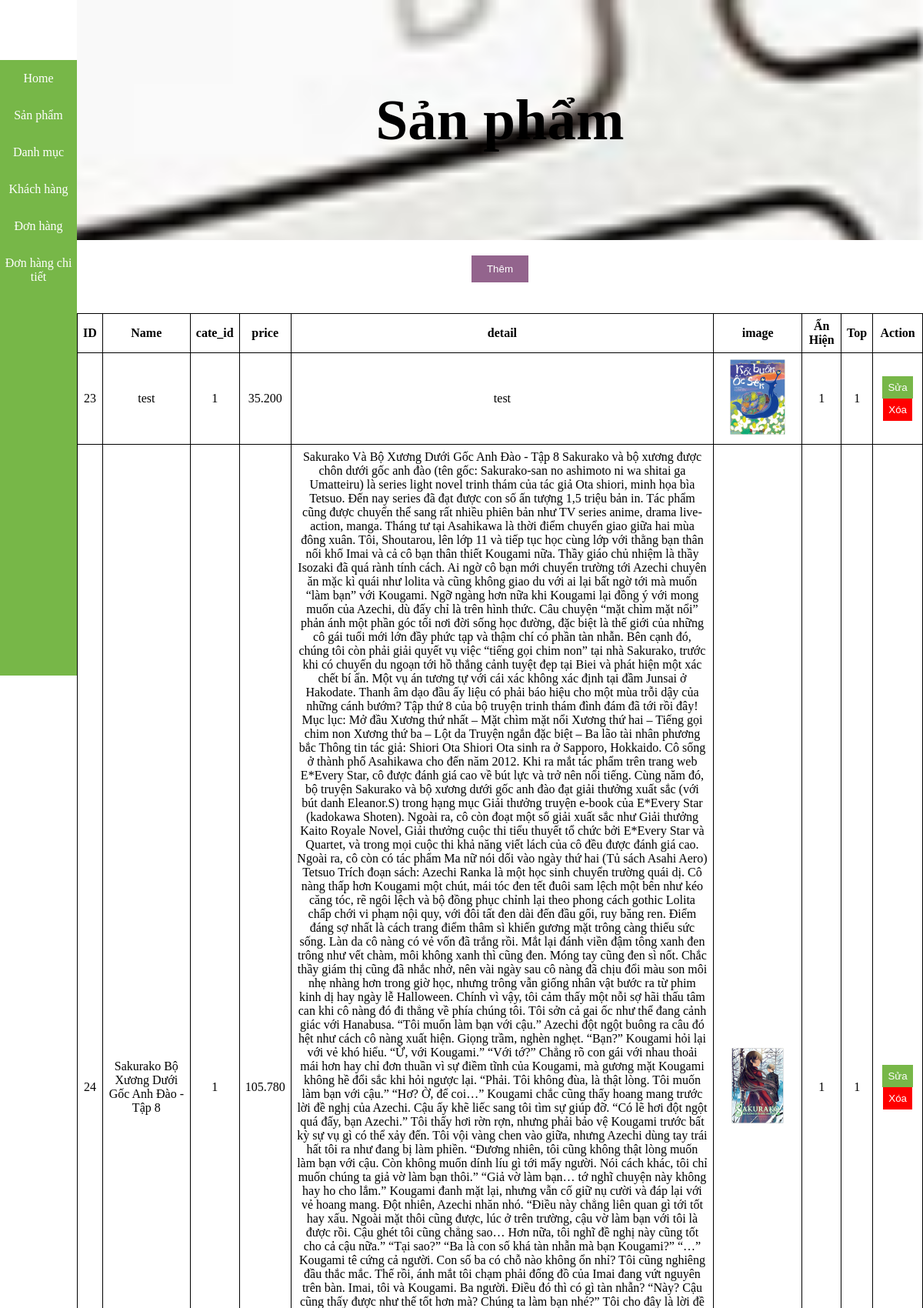
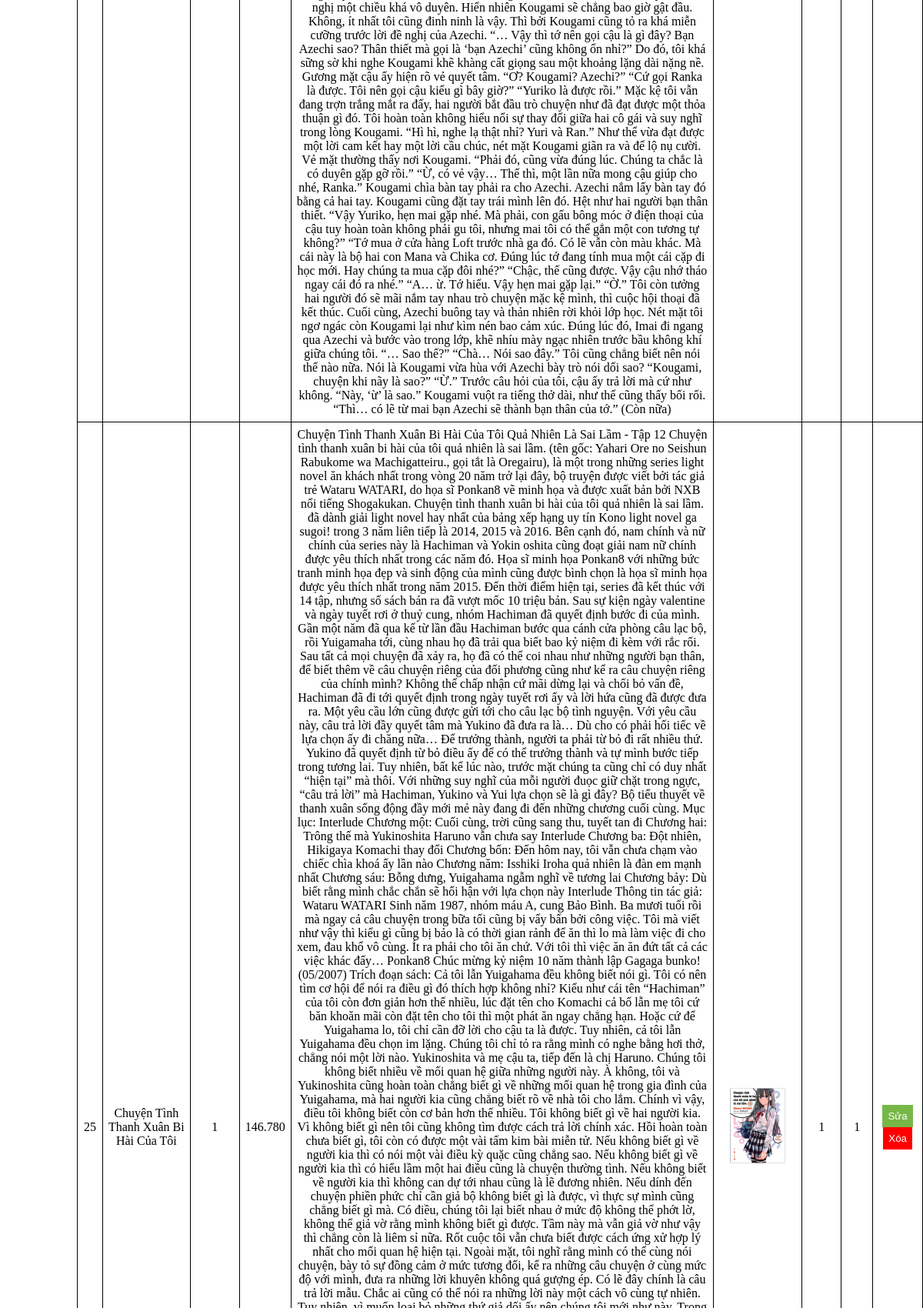
The app's page /admin/product (upper part) with its own data (2 pictures, top to bottom).
### tables this page shows
CREATE TABLE `product` (
  `idSP` int(11) NOT NULL,
  `tenSP` varchar(50) NOT NULL,
  `gia` varchar(255) NOT NULL,
  `hinhanh` varchar(255) NOT NULL,
  `moTa` longtext NOT NULL,
  `idLoai` int(255) NOT NULL,
  `anHien` int(1) NOT NULL,
  `Top` int(1) NOT NULL
);

### admin/core/Controller.php (called while the page is built, shortened)
<?php
class Controller{
    function model($model){
        return new $model;
    }
    function view($view,$data=[]){
        require_once "./views/".$view.".php";
    }
}
?>

### admin/controllers/Product.php (called while the page is built, shortened)
<?php
class Product extends Controller{
   function index(){
       $getproduct = $this->model("ProductModel");
       $getCatagories = $this->model("CategoriesModel");
       $this -> view('masterlayout',[
           "page" =>"product",
           "product" =>  $getproduct->getProduct(),
           "categories" => $getCatagories->getAllCategory()
       ]);
   }
}
?>

### admin/core/App.php (called while the page is built, shortened)
<?php
class App{
    protected $action =  "index";
    function __construct(){
        $arr = $this->UrlProcess();
        if(file_exists("./controllers/".$arr[0].".php")){
            $this->controller =$arr[0];
            unset($arr[0]);
        }
        $this->controller = new $this->controller;
        $this->param = $arr?array_values($arr):[];
        call_user_func_array([$this->controller,$this->action],$this->param);
    }
    function UrlProcess(){
        if(isset( $_GET['url'])){
            return explode("/", filter_var(trim($_GET['url'], "/")));
        }
    }
}
?>

### admin/index.php (called while the page is built, shortened)
<?php
$App = new App();
?>

### admin/core/DB.php (called while the page is built, shortened)
<?php
class DB{
    private $host = "localhost";
    private $dbname = "bookstore";
    private $username = "root";
    private $password = "";
    private $options = array(PDO::MYSQL_ATTR_INIT_COMMAND =>  "SET NAMES 'UTF8'",PDO::ATTR_ERRMODE => PDO::ERRMODE_EXCEPTION);
    private $sql ="";
    private $DBH = "";
    function __construct(){
        $this->DBH = new PDO("mysql:host=".$this->host.";dbname=".$this->dbname,$this->username,$this->password,$this->options);
    }
    function setQuery($sql_input){
        $this->sql =$sql_input;
    }
    function fetchAll(){
        $statement = $this->DBH->prepare($this->sql);
        $statement->execute();
        return $statement->fetchAll();
    }
}
?>

### admin/models/ProductModel.php (called while the page is built, shortened)
<?php
class ProductModel extends DB{
    function getProduct(){
        $query = "SELECT * FROM product";
        return $this->fetchAll();
    }
}
?>

### admin/views/page/product.php (the view, shortened to what this page needs)
<section>
    <div class="admin">
        <div class="admin-content">
            <h1>Sản phẩm</h1>
        </div>
    </div>
</section>
<section class="section-content">
    <div class="action section-content-block">
        <div class="block">
            <button id="add">Thêm</button>
        </div>
    </div>
    <div class="show section-content-block">
        <table>
            <tr>
                <th>ID</th>
                <th>Name</th>
                <th>cate_id</th>
                <th>price</th>
                <th>detail</th>
                <th>image</th>
                <th>Ẩn Hiện</th>
                <th>Top</th>
                <th>Action</th>
            </tr>
            <tbody id="data-product-admin">
                <?php
                foreach ($data["product"] as $datapro) {
                    extract($datapro);
                    echo '
                            <tr>
                            <td>' . $idSP . '</td>
                            <td>' . $tenSP . '</td>
                            <td>' . $idLoai . '</td>
                            <td>' . $gia . '</td>
                            <td width="50%" >' . $moTa . '</td>
                            <td><img width="100px" src="/asm/public/image/' . $hinhanh . '" alt="ảnh"></td>
                            <td>' . $anHien . '</td>
                            <td>' . $Top . '</td>
                            <td>
                            <button class="edit-btn">Sửa</button>
                            <a href="product/removeproduct/'.$idSP.'"><button id="delete-btn">Xóa</button></a>
                            </td>
                        </tr>
                            ';
                }
                ?>
            </tbody>
        </table>
    </div>
</section>

### public/admin.css (style rules this page uses)
* { padding: 0; margin: 0; box-sizing: border-box; }
.admin { width: 100%; height: 39vh; background: url(image/bgparallax-07.jpg); background-size: cover; background-position: center; background-attachment: fixed; }
.admin-content h1 { text-align: center; line-height: 39vh; }
.admin-content { font-size: 50px }
table, tr, td, th { border: 1px solid black; border-collapse: collapse; text-align: center; padding: 7px; }
table { width: 100%; }
.block { text-align: center; }
.section-content-block { padding: 20px 0; }
button { color: white; border: unset; }
#add { padding: 10px 20px; background-color: #93648d; color: white; border: unset; }
.edit-btn { background-color: #77b748; padding: 7px; }
#delete-btn { background-color: red; padding: 7px; }

### records on screen
product: idSP "23", tenSP "test", idLoai "1", gia "35.200", moTa "test", hinhanh (picture), anHien "1", Top "1"
product: idSP "24", tenSP "Sakurako Bộ Xương Dưới Gốc Anh Đào - Tập 8", idLoai "1", gia "105.780", moTa "Sakurako Và Bộ Xương Dưới Gốc Anh Đào - Tập 8 Sakurako và bộ xương được chôn dưới gốc anh đào (tên gốc: Sakurako-san no ashimoto ni wa shitai ga Umatteiru) là series light novel trinh thám của tác giả Ota shiori, minh họa bìa Tetsuo. Đến nay series đã đạt được con số ấn tượng 1,5 triệu bản in. Tác phẩm cũng được chuyển thể sang rất nhiều phiên bản như TV series anime, drama live-action, manga. Tháng tư tại Asahikawa là thời điểm chuyển giao giữa hai mùa đông xuân. Tôi, Shoutarou, lên lớp 11 và tiếp tục học cùng lớp với thằng bạn thân nối khố Imai và cả cô bạn thân thiết Kougami nữa. Thầy giáo chủ nhiệm là thầy Isozaki đã quá rành tính cách. Ai ngờ cô bạn mới chuyển trường tới Azechi chuyên…", hinhanh (picture), anHien "1", Top "1"
product: idSP "25", tenSP "Chuyện Tình Thanh Xuân Bi Hài Của Tôi", idLoai "1", gia "146.780", hinhanh (picture), anHien "1", Top "1"
